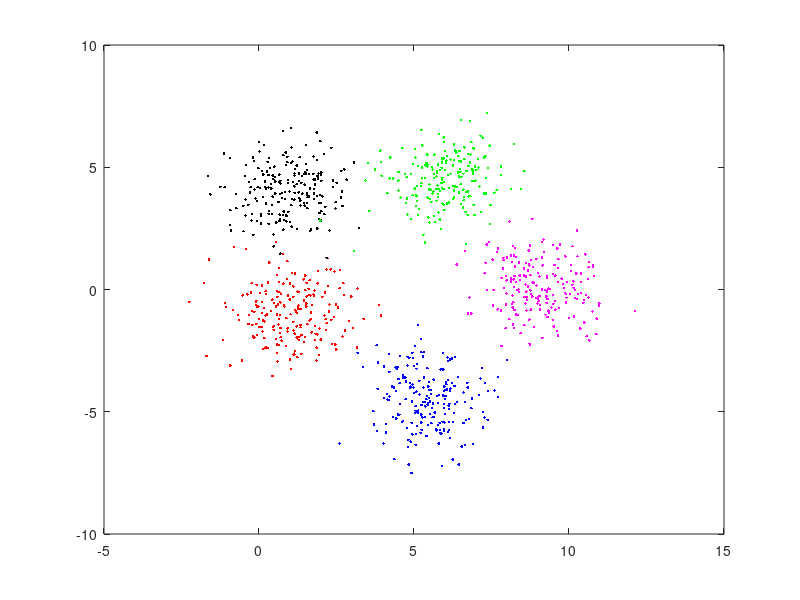

Write the MATLAB code that produced this figure.
pkg load statistics;
Sigma = [1, 0; 0, 1];
mu1 = [1,-1]; 
x1 = mvnrnd(mu1, Sigma, 200);
mu2 = [5.5,-4.5];
x2 = mvnrnd(mu2, Sigma, 200);
mu3 = [1, 4]; 
x3 = mvnrnd(mu3, Sigma, 200);
mu4 = [6, 4.5]; 
x4 = mvnrnd(mu4, Sigma, 200);
mu5 = [9, 0.0]; 
x5 = mvnrnd(mu5, Sigma, 200);
% obtain the 1000 data points to be clustered 
X = [x1; x2; x3; x4; x5];
% Show the data point 
plot(x1(:,1), x1(:,2), 'r.'); hold on;
plot(x2(:,1), x2(:,2), 'b.');
plot(x3(:,1), x3(:,2), 'k.');
plot(x4(:,1), x4(:,2), 'g.');
plot(x5(:,1), x5(:,2), 'm.');
save -v7 'kmeans_date.mat' X;
